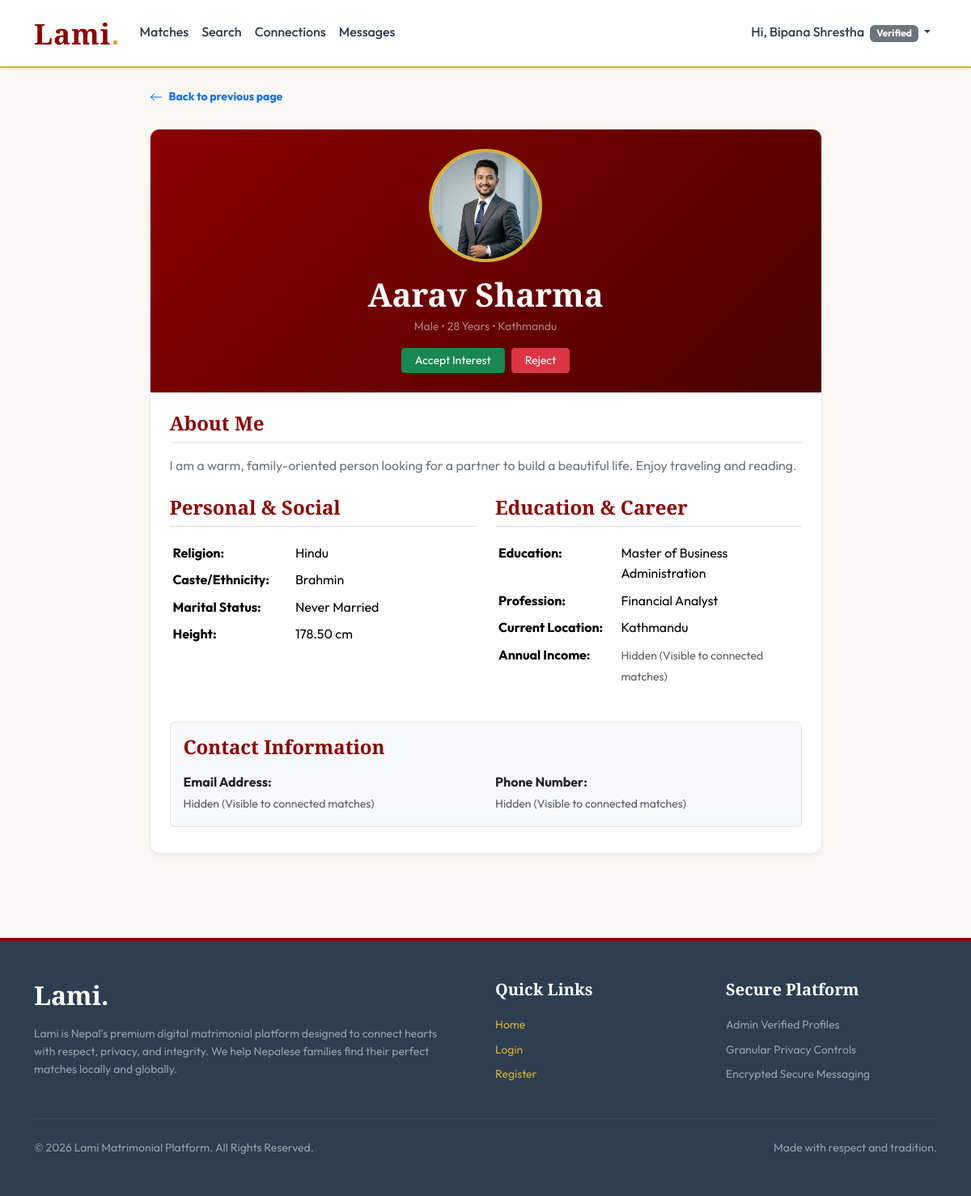
The app's page /profile.php?id=2 (signed in) with its own data.
### tables this page shows
CREATE TABLE `users` (
  `id` INT AUTO_INCREMENT PRIMARY KEY,
  `full_name` VARCHAR(100) NOT NULL,
  `email` VARCHAR(100) UNIQUE NOT NULL,
  `phone` VARCHAR(20) NOT NULL,
  `password_hash` VARCHAR(255) NOT NULL,
  `role` ENUM('standard', 'moderator', 'admin') DEFAULT 'standard',
  `status` ENUM('pending', 'verified', 'suspended') DEFAULT 'pending',
  `created_at` TIMESTAMP DEFAULT CURRENT_TIMESTAMP,
  INDEX `idx_email` (`email`),
  INDEX `idx_status` (`status`)
);

CREATE TABLE `profiles` (
  `user_id` INT PRIMARY KEY,
  `gender` ENUM('male', 'female', 'other') NOT NULL,
  `dob` DATE NOT NULL,
  `religion` VARCHAR(50) DEFAULT NULL,
  `caste` VARCHAR(50) DEFAULT NULL,
  `education` VARCHAR(100) DEFAULT NULL,
  `profession` VARCHAR(100) DEFAULT NULL,
  `location` VARCHAR(100) DEFAULT NULL,
  `height` DECIMAL(5,2) DEFAULT NULL, 
  `bio` TEXT DEFAULT NULL,
  `income_range` VARCHAR(50) DEFAULT NULL,
  `marital_status` ENUM('never_married', 'divorced', 'widowed', 'awaited') DEFAULT 'never_married',
  `photo_path` VARCHAR(255) DEFAULT NULL,
  `identity_doc_path` VARCHAR(255) DEFAULT NULL,
  FOREIGN KEY (`user_id`) REFERENCES `users` (`id`) ON DELETE CASCADE,
  INDEX `idx_gender` (`gender`),
  INDEX `idx_religion` (`religion`),
  INDEX `idx_caste` (`caste`),
  INDEX `idx_location` (`location`)
);

### includes/functions.php (called while the page is built, shortened)
<?php
function e(mixed $value): string {
    return htmlspecialchars((string)($value ?? ''), ENT_QUOTES, 'UTF-8');
}
function is_logged_in(): bool {
    return isset($_SESSION['user_id']);
}
function has_role(array|string $roles): bool {
    $user_role = $_SESSION['user_role'] ?? 'standard';
    if (is_array($roles)) {
        return in_array($user_role, $roles);
    }
    return $user_role === $roles;
}
function calculate_age(string $dob): int {
    $dob_date = new DateTime($dob);
    $today = new DateTime();
    $diff = $today->diff($dob_date);
    return $diff->y;
}
function get_connection_details(int $user_a, int $user_b): ?array {
    $db = DB::getConnection();
    $stmt = $db->prepare("
        SELECT sender_id, status FROM interests
        WHERE (sender_id = :ua1 AND receiver_id = :ub1)
           OR (sender_id = :ub2 AND receiver_id = :ua2)
    ");
    $stmt->execute([
        'ua1' => $user_a,
        'ub1' => $user_b,
        'ub2' => $user_b,
        'ua2' => $user_a
    ]);
    return $stmt->fetch() ?: null;
}

### profile.php (the view, shortened to what this page needs)
<?php
require_once 'includes/functions.php';
$current_user = $_SESSION['user_id'];
$is_admin_mod = has_role(['admin', 'moderator']);
$target_user_id = isset($_GET['id']) ? intval($_GET['id']) : 0;
$db = DB::getConnection();
$stmt = $db->prepare("
    SELECT u.id, u.full_name, u.email, u.phone, u.status, u.role,
           p.gender, p.dob, p.religion, p.caste, p.education, p.profession,
           p.location, p.height, p.bio, p.income_range, p.marital_status, p.photo_path,
           ps.show_phone, ps.show_photo, ps.show_income
    FROM users u
    JOIN profiles p ON u.id = p.user_id
    JOIN privacy_settings ps ON u.id = ps.user_id
    WHERE u.id = :id
");
$stmt->execute(['id' => $target_user_id]);
$target = $stmt->fetch();
$connection = get_connection_details($current_user, $target['id']);
$is_connected = ($connection && $connection['status'] === 'accepted');
$bypass_privacy = ($is_admin_mod || $current_user === $target['id']);
$visible_photo = false;
if ($bypass_privacy || $target['show_photo'] || $is_connected) {
    $visible_photo = true;
}
$visible_phone = false;
$visible_income = false;
require_once 'includes/header.php';
?>
<div class="row justify-content-center">
    <div class="col-lg-9">
        <div class="mb-4">
            <a href="javascript:history.back()" class="text-accent fw-bold text-decoration-none small d-inline-flex align-items-center">
                <svg xmlns="http://www.w3.org/2000/svg" width="16" height="16" fill="currentColor" class="bi bi-arrow-left me-2" viewBox="0 0 16 16">
                  <path fill-rule="evenodd" d="M15 8a.5.5 0 0 0-.5-.5H2.707l3.147-3.146a.5.5 0 1 0-.708-.708l-4 4a.5.5 0 0 0 0 .708l4 4a.5.5 0 0 0 .708-.708L2.707 8.5H14.5A.5.5 0 0 0 15 8"/>
                </svg>
                Back to previous page
            </a>
        </div>
        <div class="card card-lami mb-4 overflow-hidden">
            <div class="p-4 text-white text-center" style="background: linear-gradient(135deg, var(--primary-color) 0%, #4a0000 100%);">
                <div class="profile-pic-container mb-3" style="width: 140px; height: 140px;">
                    <?php if ($visible_photo && !empty($target['photo_path']) && file_exists($target['photo_path'])): ?>
                        <img src="<?php echo e($target['photo_path']); ?>" alt="Profile Photo">
                    <?php endif; ?>
                </div>
                <h2 class="text-white mb-1 fs-1"><?php echo e($target['full_name']); ?></h2>
                <p class="mb-0 text-white-50 small">
                    <?php echo e(ucfirst($target['gender'])); ?> &bull; <?php echo e(calculate_age($target['dob'])); ?> Years &bull; <?php echo e(e($target['location'])); ?>
                </p>
                <?php if ($target['id'] !== $current_user): ?>
                    <div class="mt-3">
                        <?php if (!$connection): ?>
                            <a href="connect.php?action=send&id=<?php echo $target['id']; ?>" class="btn btn-accent-lami btn-sm px-4">Send Interest Request</a>
                        <?php elseif ($connection['status'] === 'pending'): ?>
                            <?php if ($connection['sender_id'] === $current_user): ?>
                                <span class="badge bg-warning text-dark p-2 fs-7">Interest Request Pending</span>
                            <?php else: ?>
                                <div class="d-inline-flex gap-2">
                                    <a href="connect.php?action=accept&id=<?php echo $target['id']; ?>" class="btn btn-success btn-sm px-3">Accept Interest</a>
                                    <a href="connect.php?action=reject&id=<?php echo $target['id']; ?>" class="btn btn-danger btn-sm px-3">Reject</a>
                                </div>
                            <?php endif; ?>
                        <?php elseif ($connection['status'] === 'rejected'): ?>
                            <span class="badge bg-secondary p-2 fs-7">Request Declined</span>
                        <?php endif; ?>
                    </div>
                <?php else: ?>
                    <div class="mt-2">
                        <span class="badge bg-light text-dark">This is your profile</span>
                    </div>
                <?php endif; ?>
            </div>
            <div class="card-body p-4">
                <div class="mb-4">
                    <h4 class="border-bottom pb-2 mb-3">About Me</h4>
                    <p class="text-secondary"><?php echo nl2br(e($target['bio'] ?: 'No bio details provided.')); ?></p>
                </div>
                <div class="row mb-4">
                    <div class="col-md-6">
                        <h4 class="border-bottom pb-2 mb-3">Personal & Social</h4>
                        <table class="table table-borderless table-sm text-secondary">
                            <tr>
                                <th width="40%">Religion:</th>
                                <td><?php echo e($target['religion'] ?: 'Undisclosed'); ?></td>
                            </tr>
                            <tr>
                                <th>Caste/Ethnicity:</th>
                                <td><?php echo e($target['caste'] ?: 'Undisclosed'); ?></td>
                            </tr>
                            <tr>
                                <th>Marital Status:</th>
                                <td><?php echo e(ucwords(str_replace('_', ' ', $target['marital_status']))); ?></td>
                            </tr>
                            <tr>
                                <th>Height:</th>
                                <td><?php echo $target['height'] ? e($target['height']) . ' cm' : 'Undisclosed'; ?></td>
                            </tr>
                        </table>
                    </div>
                    <div class="col-md-6">
                        <h4 class="border-bottom pb-2 mb-3">Education & Career</h4>
                        <table class="table table-borderless table-sm text-secondary">
                            <tr>
                                <th width="40%">Education:</th>
                                <td><?php echo e($target['education'] ?: 'Undisclosed'); ?></td>
                            </tr>
                            <tr>
                                <th>Profession:</th>
                                <td><?php echo e($target['profession'] ?: 'Undisclosed'); ?></td>
                            </tr>
                            <tr>
                                <th>Current Location:</th>
                                <td><?php echo e($target['location'] ?: 'Undisclosed'); ?></td>
                            </tr>
                            <tr>
                                <th>Annual Income:</th>
                                <td>
                                    <?php if ($visible_income): ?>
                                        <?php echo e($target['income_range'] ?: 'Undisclosed'); ?>
                                    <?php else: ?>
                                        <span class="text-muted italic small"><i class="bi bi-lock-fill"></i> Hidden (Visible to connected matches)</span>
                                    <?php endif; ?>
                                </td>
                            </tr>
                        </table>
                    </div>
                </div>
                <div class="p-3 bg-light rounded mb-2 border">
                    <h4 class="mb-3">Contact Information</h4>
                    <div class="row">
                        <div class="col-md-6 mb-2 mb-md-0">
                            <strong>Email Address:</strong><br>
                            <?php if ($is_connected || $bypass_privacy): ?>
                                <span class="text-secondary"><?php echo e($target['email']); ?></span>
                            <?php else: ?>
                                <span class="text-muted italic small"><i class="bi bi-lock-fill"></i> Hidden (Visible to connected matches)</span>
                            <?php endif; ?>
                        </div>
                        <div class="col-md-6">
                            <strong>Phone Number:</strong><br>
                            <?php if ($visible_phone): ?>
                                <span class="text-secondary"><?php echo e($target['phone']); ?></span>
                            <?php else: ?>
                                <span class="text-muted italic small"><i class="bi bi-lock-fill"></i> Hidden (Visible to connected matches)</span>
                            <?php endif; ?>
                        </div>
                    </div>
                </div>
            </div>
        </div>
    </div>
</div>
<?php require_once 'includes/footer.php'; ?>

### assets/css/style.css (style rules this page uses)
:root { --primary-color: #8B0000; --primary-hover: #700000; --accent-color: #D4AF37; --accent-hover: #B89222; --bg-color: #FAF8F5; --text-color: #2C3E50; --text-muted: #64748B; --card-bg: #FFFFFF; --border-color: #E2E8F0; --shadow-sm: 0 1px 3px rgba(0,0,0,0.05), 0 1px 2px rgba(0,0,0,0.02); --shadow-md: 0 4px 6px -1px rgba(139,0,0,0.05), 0 2px 4px -1px rgba(0,0,0,0.01); --shadow-lg: 0 10px 15px -3px rgba(139,0,0,0.08), 0 4px 6px -2px rgba(0,0,0,0.02); }
body { font-family: 'Outfit', sans-serif; background-color: var(--bg-color); color: var(--text-color); line-height: 1.6; overflow-x: hidden; }
h1, h2, h3, h4, h5, h6, .brand-font { font-family: 'Cormorant Garamond', serif; font-weight: 700; color: var(--primary-color); }
.card-lami { background: var(--card-bg); border: 1px solid var(--border-color); border-radius: 12px; box-shadow: var(--shadow-md); transition: transform 0.3s ease, box-shadow 0.3s ease; }
.profile-pic-container { width: 150px; height: 150px; border-radius: 50%; overflow: hidden; border: 4px solid var(--accent-color); margin: 0 auto; position: relative; box-shadow: var(--shadow-md); background-color: #FFF; }
.profile-pic-container img, .profile-pic-container svg { width: 100%; height: 100%; object-fit: cover; }
:root { --hero-bg-image: url('https://i.pinimg.com/736x/fb/91/6a/fb916ab78494ad3a09d643e94b707022.jpg'); }

### records on screen
users: profiles.photo_path (picture), full_name "Aarav Sharma", profiles.gender "Male", profiles.dob "28", profiles.location "Kathmandu", profiles.bio "I am a warm, family-oriented person looking for a partner to build a beautiful life. Enjoy traveling and reading.", profiles.religion "Hindu", profiles.caste "Brahmin", profiles.marital_status "Never Married", profiles.height "178.50", profiles.education "Master of Business Administration", profiles.profession "Financial Analyst"

### other values on screen
$_SESSION['user_name'] "Bipana Shrestha"
$_SESSION['user_status'] "Verified"
